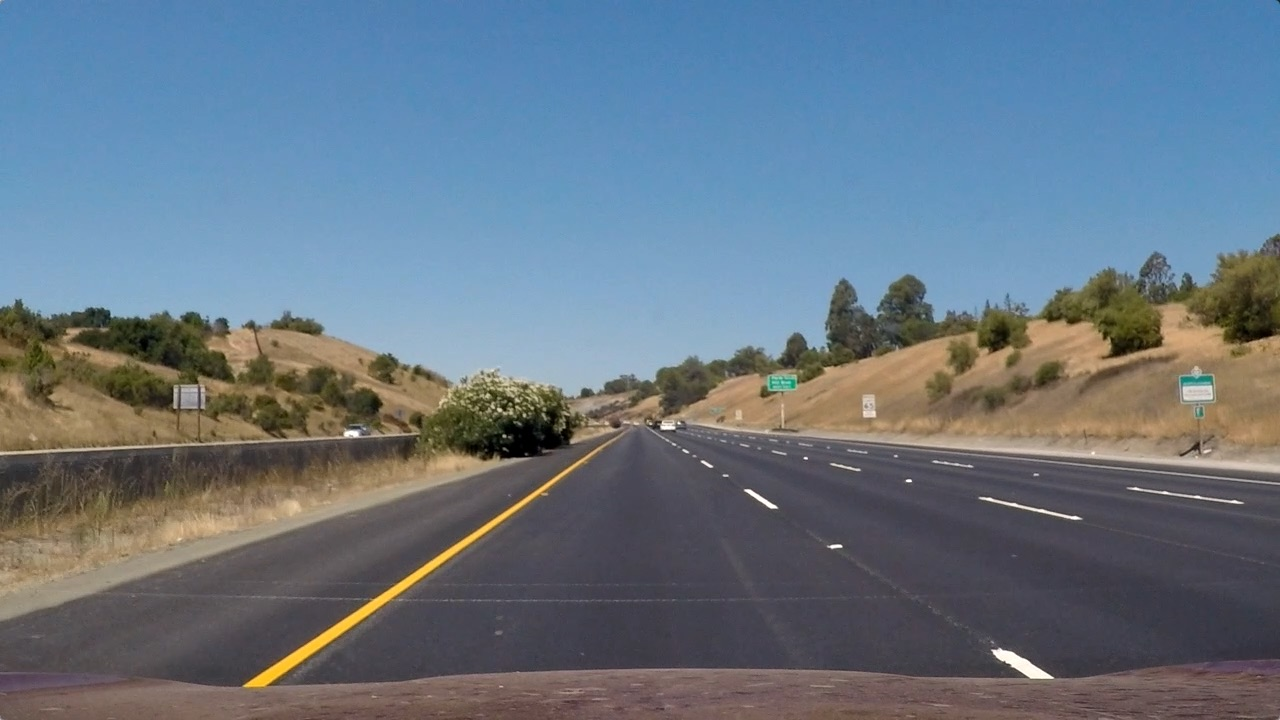
#> input picture 8CarND-Advanced-Lane-Lines-P4/test_images/straight_lines1.jpg, 1280 x 720 px; its folder holds 4 pictures in this run
$ jupyter execute '确定透视变换边界.ipynb'   (shell and % lines are left out)
#> lines starting #> are read from the running program, lines starting #| are printed output that depends on the picture
[cell 1]
import matplotlib.pyplot as plt
import matplotlib.image as mpimg
import glob
import pickle
import cv2

[cell 2]
# get the params of camera calibration
with open('..//output_images//wide_dist_pickle.p','rb') as p:
#> (reads 8CarND-Advanced-Lane-Lines-P4/output_images/wide_dist_pickle.p from the repository)
    dist_data = pickle.load(p)
    mtx = dist_data['mtx']
    dist = dist_data['dist']

[cell 3]
def get_undistort(img):
    return cv2.undistort(img, mtx, dist, None, mtx)

[cell 4]
test_imgs = glob.glob('..//test_images//*.jpg')
length = len(test_imgs)
length

[cell 5]
f, axes = plt.subplots(length, 2, figsize=(20,30))

line_left_x = [254, 595]
line_left_y = [688, 450]
line_right_x = [688, 1058]
line_right_y = [450, 688]

for i in range(length):
    img = mpimg.imread(test_imgs[i])
#> img is the input picture: shape (720, 1280, 3); mean R, G, B 103.2, 117.7, 131.2
    img = get_undistort(img)
#> in get_undistort, `return cv2.undistort(img, mtx, dist, None, mtx)`:
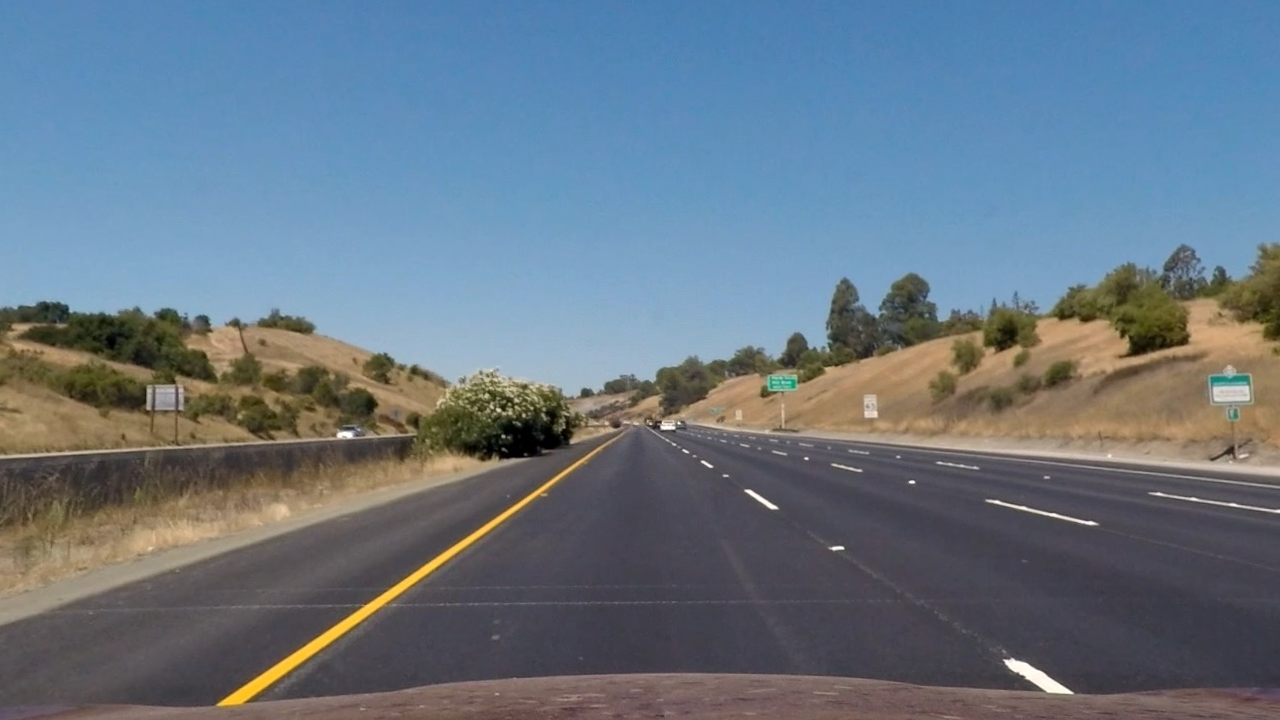
#> returned value: shape (720, 1280, 3); mean of channels 0, 1, 2 103.6, 118.3, 131.6; drawn as R, G, B
    axes[i][0].imshow(img)
    axes[i][1].imshow(img)
    axes[i][1].plot(line_left_x,line_left_y,color='red')
    axes[i][1].plot(line_right_x, line_right_y, color='red')
#> pass 2 of the loop `for i in range(length):`:
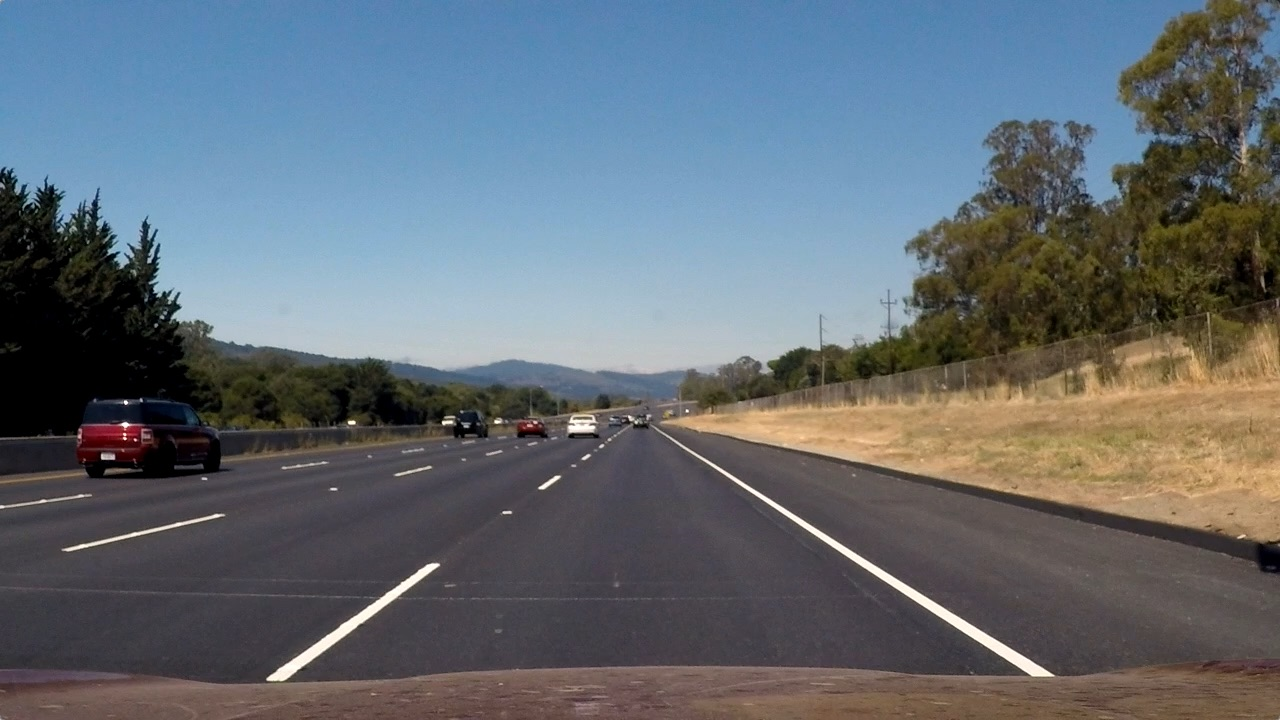
#> input picture 8CarND-Advanced-Lane-Lines-P4/test_images/straight_lines2.jpg, 1280 x 720 px
#> img is the input picture: shape (720, 1280, 3); mean R, G, B 99.4, 107.7, 115.1
#> in get_undistort (call 2), `return cv2.undistort(img, mtx, dist, None, mtx)`:
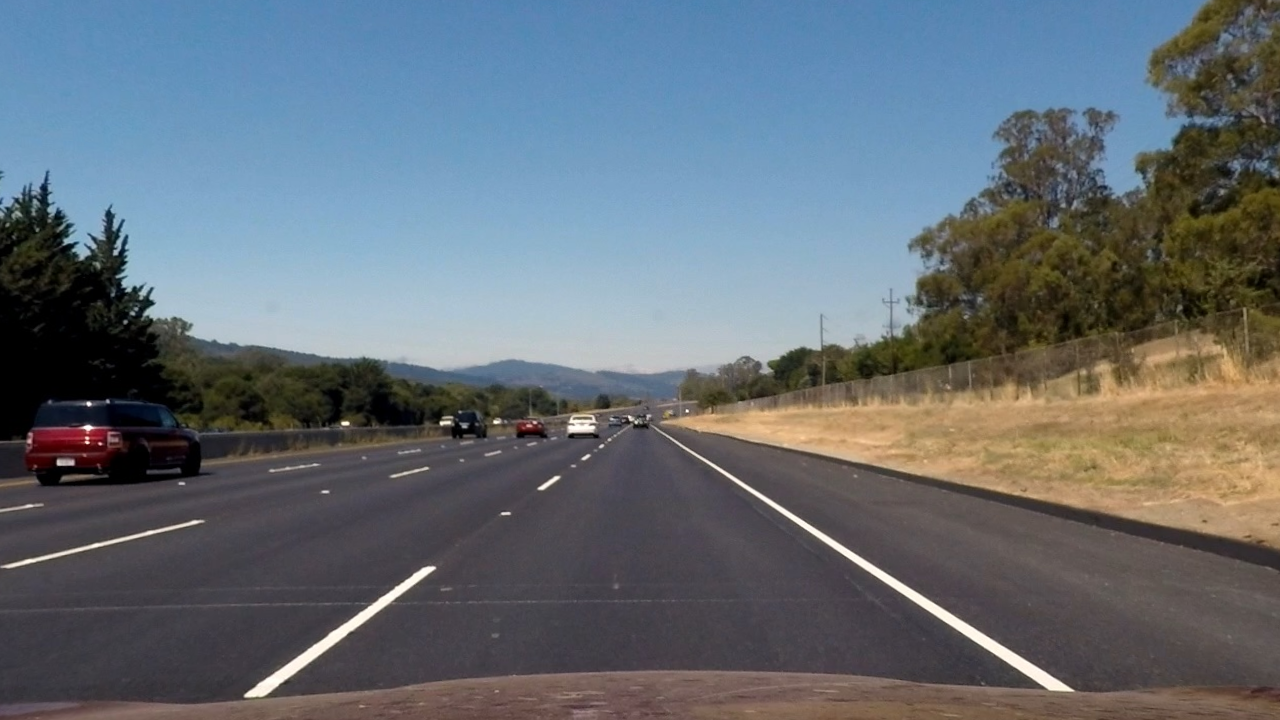
#> returned value: shape (720, 1280, 3); mean of channels 0, 1, 2 100.4, 109.1, 116.7; drawn as R, G, B
#> pass 3 of the loop `for i in range(length):`:
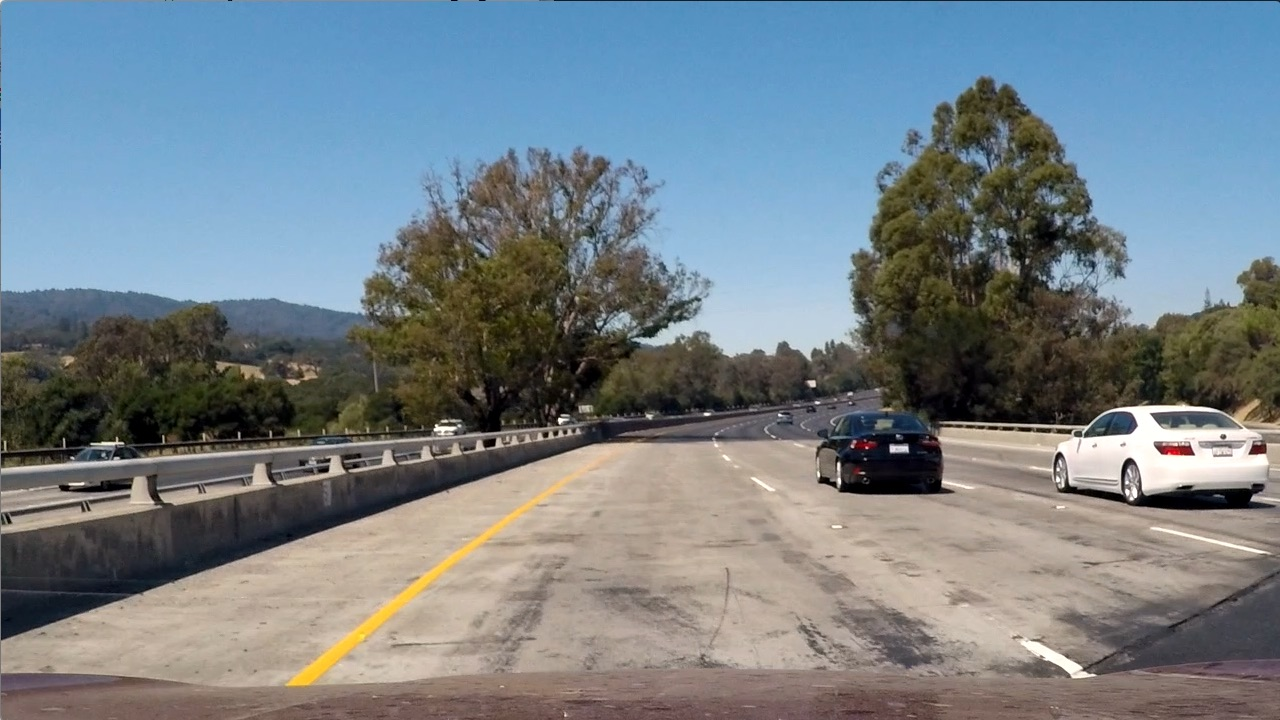
#> input picture 8CarND-Advanced-Lane-Lines-P4/test_images/test1.jpg, 1280 x 720 px
#> img is the input picture: shape (720, 1280, 3); mean R, G, B 117.5, 128.7, 135.5
#> in get_undistort (call 3), `return cv2.undistort(img, mtx, dist, None, mtx)`:
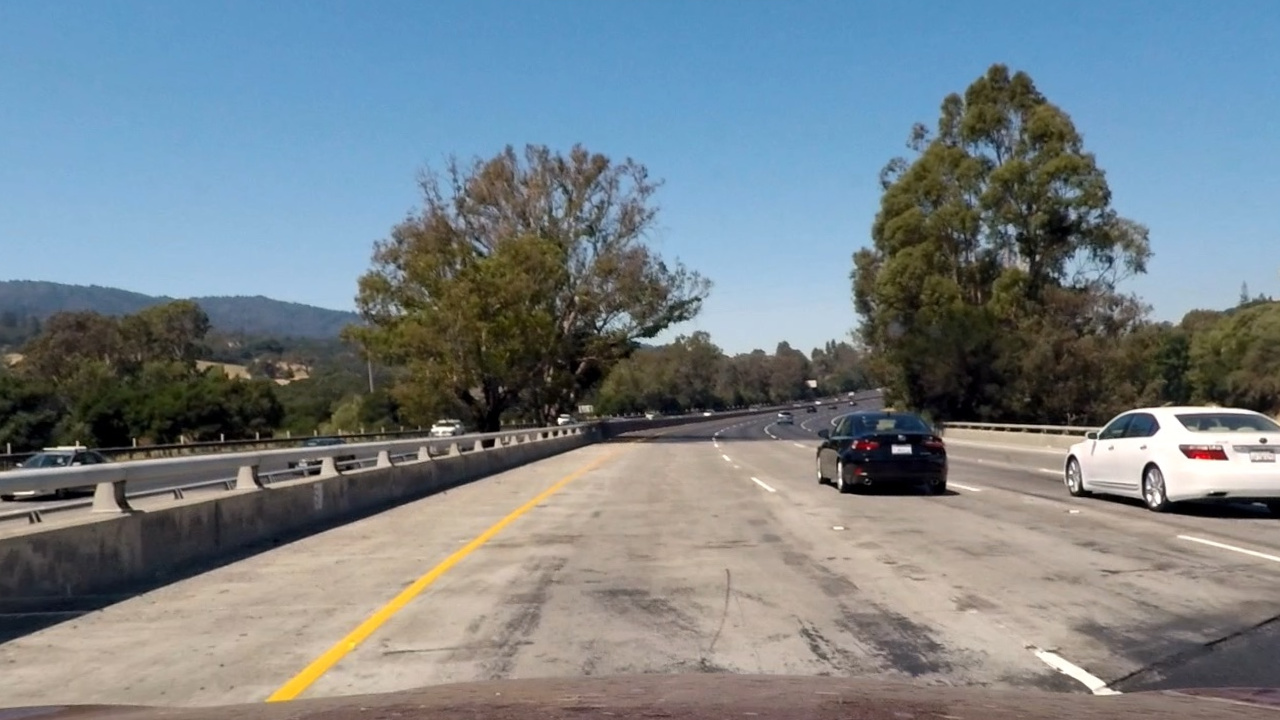
#> returned value: shape (720, 1280, 3); mean of channels 0, 1, 2 119.3, 130, 136.2; drawn as R, G, B
#> the loop made 4 passes; the first 3 are shown


plt.tight_layout()
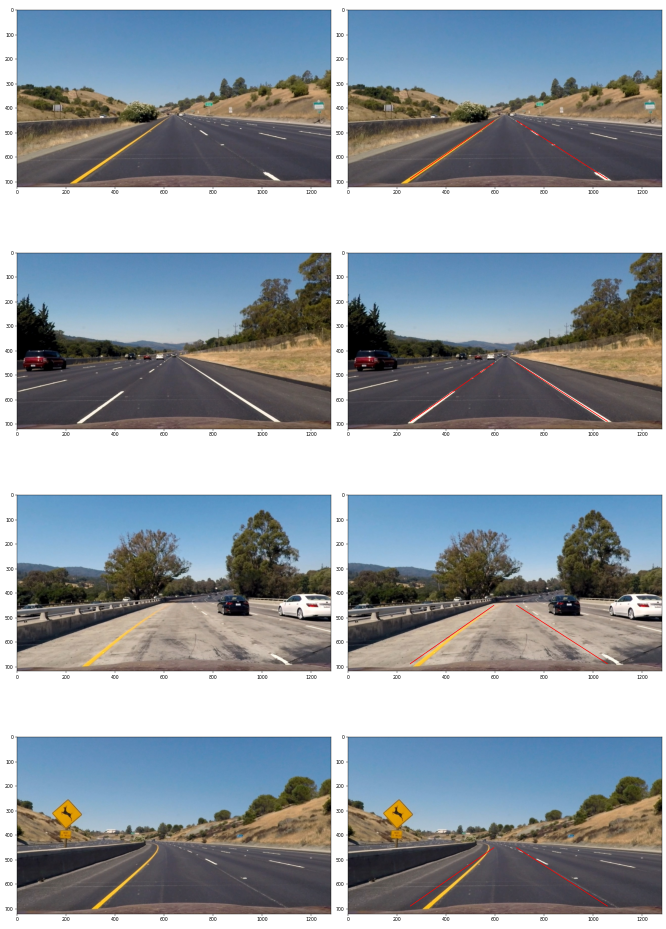
#> figure drawn by matplotlib, 8 panels
